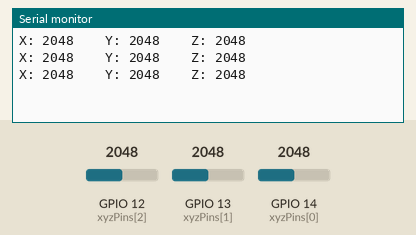
Simulated run of this sketch. Board: ESP32. On the bench: the last lines printed to the serial monitor. The inputs (shaded band) are chosen by the test bench; at power-on: GPIO 12 (xyzPins[2]) = 2048, GPIO 13 (xyzPins[1]) = 2048, GPIO 14 (xyzPins[0]) = 2048.

Above: at 1.3 s.
1.4 s: GPIO 12 (xyzPins[2]) set to 2866
At 1.9 s:
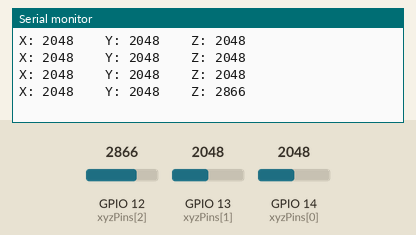
2.9 s: GPIO 13 (xyzPins[1]) set to 2866
At 3.4 s:
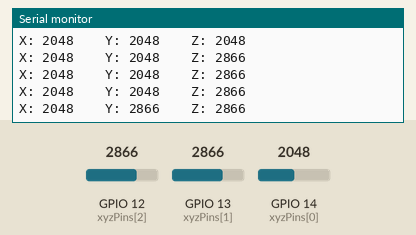
4.4 s: GPIO 14 (xyzPins[0]) set to 2866
At 4.9 s:
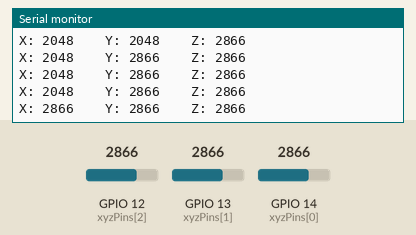
5.9 s: GPIO 12 (xyzPins[2]) set to 3603
At 6.4 s:
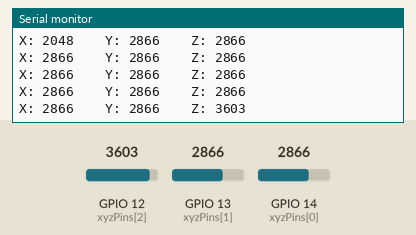
7.4 s: GPIO 13 (xyzPins[1]) set to 3603
At 7.9 s:
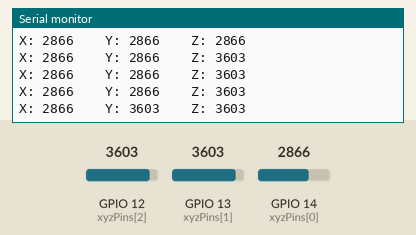
8.9 s: GPIO 14 (xyzPins[0]) set to 3603
At 9.4 s:
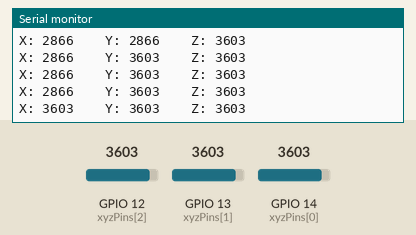
Timing chart, 0 to 11.4 s (numbered marks = the images above; inputs shaded):
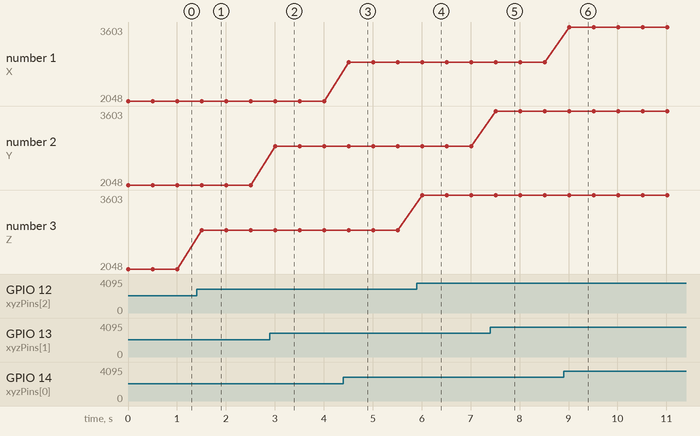

Measured:
- after the input at 1.4 s, the serial monitor: prints a new line after 0.10 s (image 1)
- after the input at 2.9 s, the serial monitor: prints a new line after 0.10 s (image 2)
- after the input at 4.4 s, the serial monitor: prints a new line after 0.11 s (image 3)
- after the input at 5.9 s, the serial monitor: prints a new line after 0.11 s (image 4)
- after the input at 7.4 s, the serial monitor: prints a new line after 0.11 s (image 5)
- after the input at 8.9 s, the serial monitor: prints a new line after 0.11 s (image 6)
- plotted number 3: 2048 → 2866 after the input at 1.4 s, 2866 → 3603 after the input at 5.9 s

The sketch:

sketch_14_joystick.ino
```cpp
int xyzPins[] = {14, 13, 12};

void setup() {
  // put your setup code here, to run once:
  Serial.begin(115200);
  pinMode(xyzPins[2], INPUT_PULLUP);
}

void loop() {
  // put your main code here, to run repeatedly:
  int xVal = analogRead(xyzPins[0]);
  int yVal = analogRead(xyzPins[1]);
  int zVal = analogRead(xyzPins[2]);
  Serial.printf("X: %.d \t Y: %.d \t Z: %.d \n", xVal, yVal, zVal);
  delay(500);
}
```
